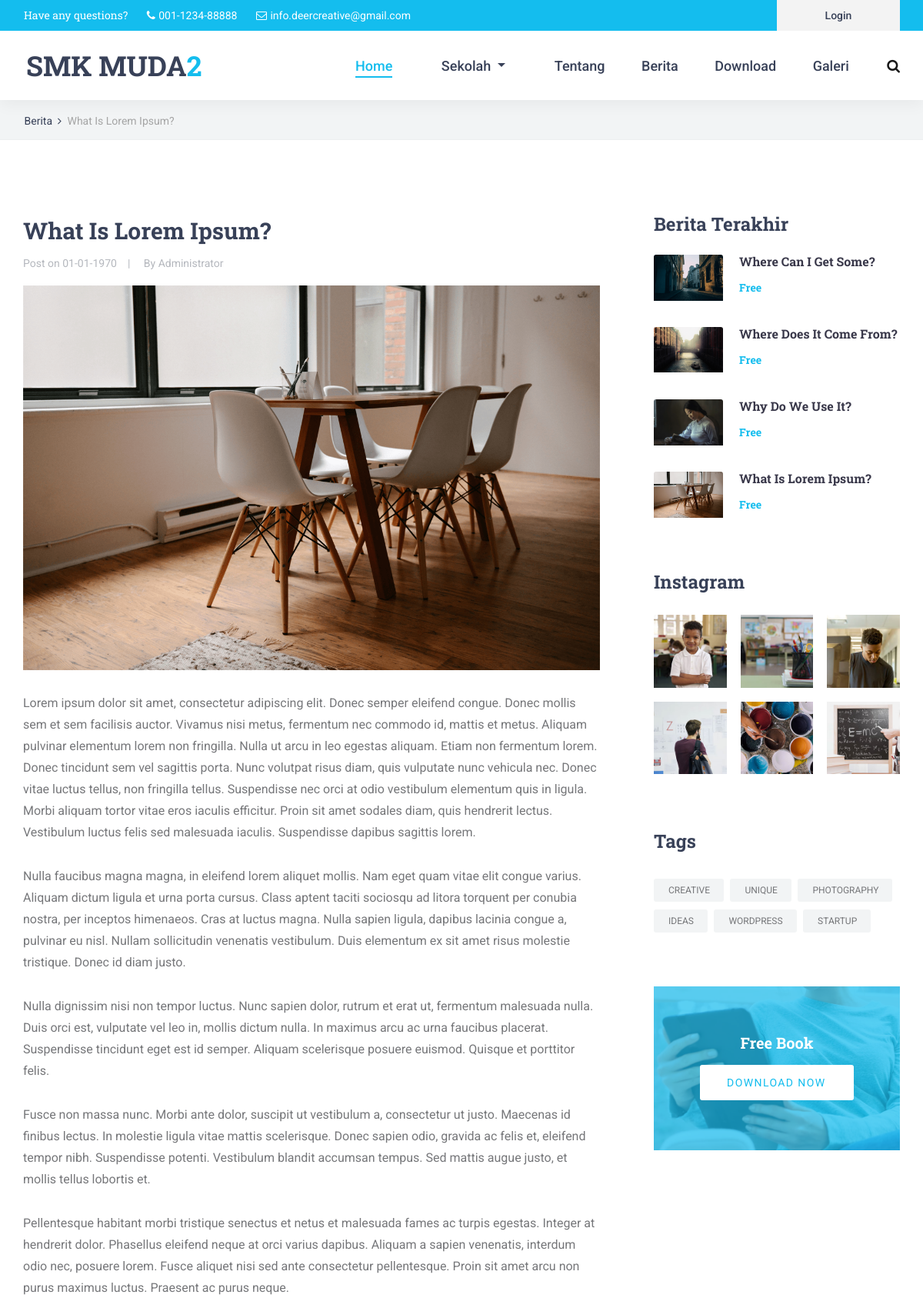
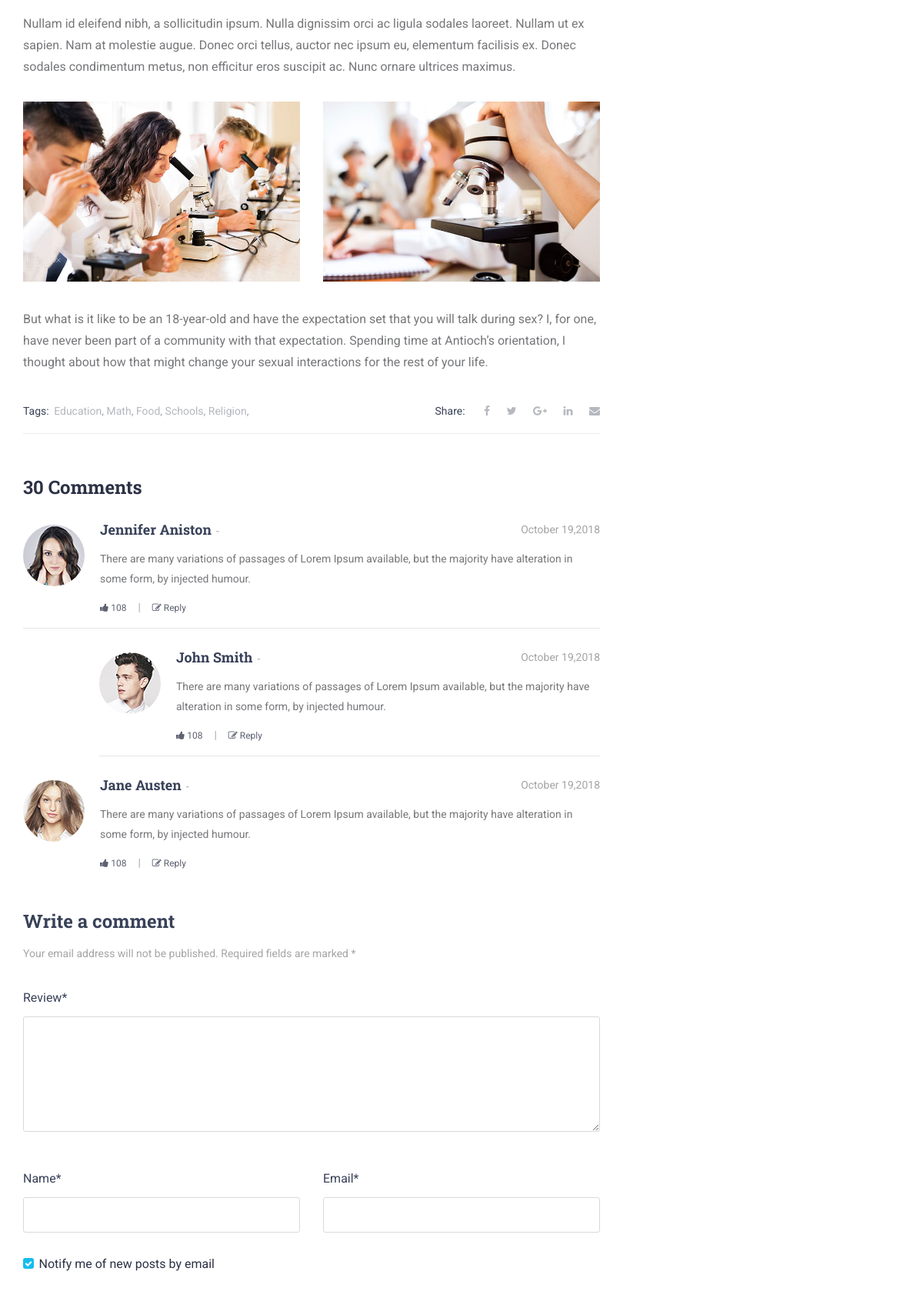
The page /berita/what-s-orem-ipsum (upper part) on the database its author committed (2 pictures, top to bottom).
### tables this page shows
CREATE TABLE `berita` (
  `id_berita` int(11) NOT NULL,
  `judul_berita` varchar(100) DEFAULT NULL,
  `isi_berita` text DEFAULT NULL,
  `tgl_berita` date NOT NULL,
  `foto_berita` varchar(100) DEFAULT NULL,
  `slug` varchar(256) DEFAULT NULL,
  `id_user` int(11) DEFAULT NULL
);

CREATE TABLE `users` (
  `id_user` int(11) NOT NULL,
  `nama_user` varchar(50) DEFAULT NULL,
  `username` varchar(20) DEFAULT NULL,
  `password` varchar(256) DEFAULT NULL,
  `level` int(11) DEFAULT NULL
);

### application/views/layout/front/content.php (called while the page is built)
<?php
if($isi) {
	$this->load->view($isi);
}

### application/views/layout/front/wrapper.php (called while the page is built)
<?php
require_once 'head.php';
require_once 'header.php';
require_once 'nav.php';
require_once 'content.php';
require_once 'footer.php';

### application/controllers/Home.php (called while the page is built, shortened)
<?php
class Home extends CI_Controller {
	public function __construct()
	{
		$this->load->model('Pengaturan_m');
	}
	public function detail_berita($slug)
	{
		$this->load->model('Berita_m');
		$judul = str_replace('-', ' ', ucwords($slug));
		$berita = $this->Berita_m->get_berita_detail('berita', 'users', ['slug' => $slug])->row();
		$beritaTerakhir = $this->Berita_m->latestNews('berita', 'users')->result();
		$setting = $this->Pengaturan_m->get('pengaturan')->row();
		$data = [
			'title' => $judul,
			'isi' => 'home/detail_berita',
			'berita' => $berita,
			'beritaTerakhir' => $beritaTerakhir,
			'setting' => $setting
		];
		$this->load->view('layout/front/wrapper', $data);
	}
}

### index.php (called while the page is built, shortened)
<?php
require_once BASEPATH.'core/CodeIgniter.php';

### application/models/Berita_m.php (called while the page is built, shortened)
<?php
class Berita_m extends CI_Model {
	public function get_berita_detail($table1, $table2, $where)
	{
		$this->db->join("$table2", "$table2.id_user = $table1.id_user");
		$this->db->where($where);
		return $this->db->get($table1);
	}
	public function latestNews($table1, $table2)
	{
		$this->db->join("$table2", "$table2.id_user = $table1.id_user");
		$this->db->order_by("$table1.id_berita", 'desc');
		$this->db->limit(4);
		return $this->db->get($table1);
	}
}

### application/views/home/detail_berita.php (the view, shortened to what this page needs)
<div class="home">
	<div class="breadcrumbs_container">
		<div class="container">
			<div class="row">
				<div class="col">
					<div class="breadcrumbs">
						<ul>
							<li><a href="<?= base_url('home/berita'); ?>">Berita</a></li>
							<li><?= $berita->judul_berita; ?></li>
						</ul>
					</div>
				</div>
			</div>
		</div>
	</div>
</div>
	<div class="blog">
		<div class="container">
			<div class="row">
				<div class="col-lg-8">
					<div class="blog_content">
						<div class="blog_title"><?= $berita->judul_berita; ?></div>
						<div class="blog_meta">
							<ul>
								<li>Post on <a href="#"><?= date('d-m-Y', strtotime($berita->nama_user)); ?></a></li>
								<li>By <a href="#"><?= $berita->nama_user; ?></a></li>
							</ul>
						</div>
						<div class="blog_image"><img src="<?= base_url('assets/back/img/berita/' . $berita->foto_berita); ?>" alt="<?= $berita->judul_berita; ?>"></div>
						<p><?= $berita->isi_berita; ?></p>
						<div class="blog_images">
							<div class="row">
								<div class="col-lg-6 blog_images_col"><div class="blog_image_small"><img src="images/blog_images_1.jpg" alt=""></div></div>
								<div class="col-lg-6 blog_images_col"><div class="blog_image_small"><img src="images/blog_images_2.jpg" alt=""></div></div>
							</div>
						</div>
						<p>But what is it like to be an 18-year-old and have the expectation set that you will talk during sex? I, for one, have never been part of a community with that expectation. Spending time at Antioch’s orientation, I thought about how that might change your sexual interactions for the rest of your life.</p>
					</div>
					<div class="blog_extra d-flex flex-lg-row flex-column align-items-lg-center align-items-start justify-content-start">
						<div class="blog_tags">
							<span>Tags: </span>
							<ul>
								<li><a href="#">Education</a>, </li>
								<li><a href="#">Math</a>, </li>
								<li><a href="#">Food</a>, </li>
								<li><a href="#">Schools</a>, </li>
								<li><a href="#">Religion</a>, </li>
							</ul>
						</div>
						<div class="blog_social ml-lg-auto">
							<span>Share: </span>
							<ul>
								<li><a href="#"><i class="fa fa-facebook" aria-hidden="true"></i></a></li>
								<li><a href="#"><i class="fa fa-twitter" aria-hidden="true"></i></a></li>
								<li><a href="#"><i class="fa fa-google-plus" aria-hidden="true"></i></a></li>
								<li><a href="#"><i class="fa fa-linkedin" aria-hidden="true"></i></a></li>
								<li><a href="#"><i class="fa fa-envelope" aria-hidden="true"></i></a></li>
							</ul>
						</div>
					</div>
					<div class="comments_container">
						<div class="comments_title"><span>30</span> Comments</div>
						<ul class="comments_list">
							<li>
								<div class="comment_item d-flex flex-row align-items-start jutify-content-start">
									<div class="comment_image"><div><img src="images/comment_1.jpg" alt=""></div></div>
									<div class="comment_content">
										<div class="comment_title_container d-flex flex-row align-items-center justify-content-start">
											<div class="comment_author"><a href="#">Jennifer Aniston</a></div>
											<div class="comment_rating"><div class="rating_r rating_r_4"><i></i><i></i><i></i><i></i><i></i></div></div>
											<div class="comment_time ml-auto">October 19,2018</div>
										</div>
										<div class="comment_text">
											<p>There are many variations of passages of Lorem Ipsum available, but the majority have alteration in some form, by injected humour.</p>
										</div>
										<div class="comment_extras d-flex flex-row align-items-center justify-content-start">
											<div class="comment_extra comment_likes"><a href="#"><i class="fa fa-thumbs-up" aria-hidden="true"></i><span>108</span></a></div>
											<div class="comment_extra comment_reply"><a href="#"><i class="fa fa-pencil-square-o" aria-hidden="true"></i><span>Reply</span></a></div>
										</div>
									</div>
								</div>
								<ul>
									<li>
										<div class="comment_item d-flex flex-row align-items-start jutify-content-start">
											<div class="comment_image"><div><img src="images/comment_2.jpg" alt=""></div></div>
											<div class="comment_content">
												<div class="comment_title_container d-flex flex-row align-items-center justify-content-start">
													<div class="comment_author"><a href="#">John Smith</a></div>
													<div class="comment_rating"><div class="rating_r rating_r_4"><i></i><i></i><i></i><i></i><i></i></div></div>
													<div class="comment_time ml-auto">October 19,2018</div>
												</div>
												<div class="comment_text">
													<p>There are many variations of passages of Lorem Ipsum available, but the majority have alteration in some form, by injected humour.</p>
												</div>
												<div class="comment_extras d-flex flex-row align-items-center justify-content-start">
													<div class="comment_extra comment_likes"><a href="#"><i class="fa fa-thumbs-up" aria-hidden="true"></i><span>108</span></a></div>
													<div class="comment_extra comment_reply"><a href="#"><i class="fa fa-pencil-square-o" aria-hidden="true"></i><span>Reply</span></a></div>
												</div>
											</div>
										</div>
									</li>
								</ul>
							</li>
							<li>
								<div class="comment_item d-flex flex-row align-items-start jutify-content-start">
									<div class="comment_image"><div><img src="images/comment_3.jpg" alt=""></div></div>
									<div class="comment_content">
										<div class="comment_title_container d-flex flex-row align-items-center justify-content-start">
											<div class="comment_author"><a href="#">Jane Austen</a></div>
											<div class="comment_rating"><div class="rating_r rating_r_4"><i></i><i></i><i></i><i></i><i></i></div></div>
											<div class="comment_time ml-auto">October 19,2018</div>
										</div>
										<div class="comment_text">
											<p>There are many variations of passages of Lorem Ipsum available, but the majority have alteration in some form, by injected humour.</p>
										</div>
										<div class="comment_extras d-flex flex-row align-items-center justify-content-start">
											<div class="comment_extra comment_likes"><a href="#"><i class="fa fa-thumbs-up" aria-hidden="true"></i><span>108</span></a></div>
											<div class="comment_extra comment_reply"><a href="#"><i class="fa fa-pencil-square-o" aria-hidden="true"></i><span>Reply</span></a></div>
										</div>
									</div>
								</div>
							</li>
						</ul>
						<div class="add_comment_container">
							<div class="add_comment_title">Write a comment</div>
							<div class="add_comment_text">Your email address will not be published. Required fields are marked *</div>
							<form action="#" class="comment_form">
								<div>
									<div class="form_title">Review*</div>
									<textarea class="comment_input comment_textarea" required="required"></textarea>
								</div>
								<div class="row">
									<div class="col-md-6 input_col">
										<div class="form_title">Name*</div>
										<input type="text" class="comment_input" required="required">
									</div>
									<div class="col-md-6 input_col">
										<div class="form_title">Email*</div>
										<input type="text" class="comment_input" required="required">
									</div>
								</div>
								<div class="comment_notify">
									<label for="checkbox_notify"><i class="fa fa-check" aria-hidden="true"></i></label>
									<span>Notify me of new posts by email</span>
								</div>
								<div>
								</div>
							</form>
						</div>
					</div>
				</div>
				<div class="col-lg-4">
					<div class="sidebar">
						<div class="sidebar_section">
							<div class="sidebar_section_title">Berita Terakhir</div>
							<div class="sidebar_latest">
								<?php foreach($beritaTerakhir as $bt) : ?>
								<div class="latest d-flex flex-row align-items-start justify-content-start">
									<div class="latest_image"><div><img src="<?= base_url('assets/back/img/berita/' . $bt->foto_berita); ?>" alt=""></div></div>
									<div class="latest_content">
										<div class="latest_title"><a href="<?= base_url('berita/' . $bt->slug); ?>"><?= $bt->judul_berita; ?></a></div>
										<div class="latest_price">Free</div>
									</div>
								</div>
								<?php endforeach; ?>
							</div>
						</div>
						<div class="sidebar_section">
							<div class="sidebar_section_title">Instagram</div>
							<div class="sidebar_gallery">
								<ul class="gallery_items d-flex flex-row align-items-start justify-content-between flex-wrap">
									<li class="gallery_item">
										<a class="colorbox" href="images/gallery_1_large.jpg">
											<img src="images/gallery_1.jpg" alt="">
										</a>
									</li>
									<li class="gallery_item">
										<a class="colorbox" href="images/gallery_2_large.jpg">
											<img src="images/gallery_2.jpg" alt="">
										</a>
									</li>
									<li class="gallery_item">
										<a class="colorbox" href="images/gallery_3_large.jpg">
											<img src="images/gallery_3.jpg" alt="">
										</a>
									</li>
									<li class="gallery_item">
										<a class="colorbox" href="images/gallery_4_large.jpg">
											<img src="images/gallery_4.jpg" alt="">
										</a>
									</li>
									<li class="gallery_item">
										<a class="colorbox" href="images/gallery_5_large.jpg">
											<img src="images/gallery_5.jpg" alt="">
										</a>
									</li>
									<li class="gallery_item">
										<a class="colorbox" href="images/gallery_6_large.jpg">
											<img src="images/gallery_6.jpg" alt="">
										</a>
									</li>
								</ul>
							</div>
						</div>
						<div class="sidebar_section">
							<div class="sidebar_section_title">Tags</div>
							<div class="sidebar_tags">
								<ul class="tags_list">
									<li><a href="#">creative</a></li>
									<li><a href="#">unique</a></li>
									<li><a href="#">photography</a></li>
									<li><a href="#">ideas</a></li>
									<li><a href="#">wordpress</a></li>
									<li><a href="#">startup</a></li>
								</ul>
							</div>
						</div>
						<div class="sidebar_section">
							<div class="sidebar_banner d-flex flex-column align-items-center justify-content-center text-center">
								<div class="sidebar_banner_content">
									<div class="banner_title">Free Book</div>
									<div class="banner_button"><a href="#">download now</a></div>
								</div>
							</div>
						</div>
					</div>
				</div>
			</div>
		</div>
	</div>

### assets/front/styles/main_styles.css (style rules this page uses)
* { margin: 0; padding: 0; -webkit-font-smoothing: antialiased; -webkit-text-shadow: rgba(0,0,0,.01) 0 0 1px; text-shadow: rgba(0,0,0,.01) 0 0 1px; }
body { font-family: 'Roboto', sans-serif; font-size: 14px; font-weight: 400; background: #FFFFFF; color: #a5a5a5; }
div { display: block; position: relative; -webkit-box-sizing: border-box; -moz-box-sizing: border-box; box-sizing: border-box; }
ul { list-style: none; margin-bottom: 0px; }
p { font-family: 'Roboto', sans-serif; font-size: 14px; line-height: 1.85; font-weight: 400; color: #76777a; -webkit-font-smoothing: antialiased; -webkit-text-shadow: rgba(0,0,0,.01) 0 0 1px; text-shadow: rgba(0,0,0,.01) 0 0 1px; }
p:last-of-type { margin-bottom: 0; }
a, a:hover, a:visited, a:active, a:link { text-decoration: none; -webkit-font-smoothing: antialiased; -webkit-text-shadow: rgba(0,0,0,.01) 0 0 1px; text-shadow: rgba(0,0,0,.01) 0 0 1px; }
.home { width: 100%; height: 850px; }

### assets/front/styles/contact.css (style rules this page uses)
* { margin: 0; padding: 0; -webkit-font-smoothing: antialiased; -webkit-text-shadow: rgba(0,0,0,.01) 0 0 1px; text-shadow: rgba(0,0,0,.01) 0 0 1px; }
body { font-family: 'Roboto', sans-serif; font-size: 14px; font-weight: 400; background: #FFFFFF; color: #a5a5a5; }
div { display: block; position: relative; -webkit-box-sizing: border-box; -moz-box-sizing: border-box; box-sizing: border-box; }
ul { list-style: none; margin-bottom: 0px; }
p { font-family: 'Roboto', sans-serif; font-size: 14px; line-height: 1.85; font-weight: 400; color: #76777a; -webkit-font-smoothing: antialiased; -webkit-text-shadow: rgba(0,0,0,.01) 0 0 1px; text-shadow: rgba(0,0,0,.01) 0 0 1px; }
p:last-of-type { margin-bottom: 0; }
a, a:hover, a:visited, a:active, a:link { text-decoration: none; -webkit-font-smoothing: antialiased; -webkit-text-shadow: rgba(0,0,0,.01) 0 0 1px; text-shadow: rgba(0,0,0,.01) 0 0 1px; }
.home { width: 100%; height: 182px; background: #f2f4f5; border-bottom: solid 1px #edeff0; }
.breadcrumbs_container { position: absolute; left: 0; bottom: 0; width: 100%; padding-bottom: 13px; padding-left: 3px; }
.breadcrumbs ul li { display: inline-block; position: relative; }
.breadcrumbs ul li:not(:last-child)::after { display: inline-block; font-family: 'FontAwesome'; content: '\f105'; margin-left: 7px; margin-right: 4px; color: #384158; }
.breadcrumbs ul li a { font-size: 14px; font-weight: 400; color: #384158; -webkit-transition: all 200ms ease; -moz-transition: all 200ms ease; -ms-transition: all 200ms ease; -o-transition: all 200ms ease; transition: all 200ms ease; }
.comment_form { margin-top: 35px; }
.comment_input { width: 100%; height: 46px; border: solid 1px #d9d9d9; border-radius: 3px; padding-left: 19px; font-size: 16px; font-weight: 400; color: #2c3145; }
.comment_form > div:not(:last-child) { margin-bottom: 25px; }
.comment_textarea { width: 100%; height: 150px; padding-top: 15px; }
.form_title { font-size: 16px; font-weight: 400; color: #384158; margin-bottom: 12px; }

### rows shown on the page
berita: judul_berita "What Is Lorem Ipsum?", id_user.nama_user "01-01-1970", id_user.nama_user "Administrator", foto_berita (picture), isi_berita "Lorem ipsum dolor sit amet, consectetur adipiscing elit. Donec semper eleifend congue. Donec mollis sem et sem facilisis auctor. Vivamus nisi metus, fermentum nec commodo id, mattis et metus. Aliquam pulvinar elementum lorem non fringilla. Nulla ut arcu in leo egestas aliquam. Etiam non fermentum lorem. Donec tincidunt sem vel sagittis porta. Nunc volutpat risus diam, quis vulputate nunc vehicula nec. Donec vitae luctus tellus, non fringilla tellus. Suspendisse nec orci at odio vestibulum elementum quis in ligula. Morbi aliquam tortor vitae eros iaculis efficitur. Proin sit amet sodales diam, quis hendrerit lectus. Vestibulum luctus felis sed malesuada iaculis. Suspendisse dapibus sagittis…"
berita: foto_berita (picture), judul_berita "Where Can I Get Some?"
berita: foto_berita (picture), judul_berita "Where Does It Come From?"
berita: foto_berita (picture), judul_berita "Why Do We Use It?"
